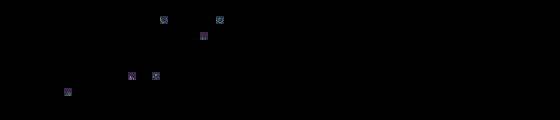

A 2D game scene composited from a Tiled map and its tileset images. What follows is a short description and the map's XML, with each tile layer's data collapsed to a summary:
An orthogonal 70x15 tile map with 8x8 px tiles, 1 tile layer (декор), 4 hidden layers not drawn.

<map version="1.5" tiledversion="1.7.2" orientation="orthogonal" renderorder="right-down" compressionlevel="1" width="70" height="15" tilewidth="8" tileheight="8" infinite="0" nextlayerid="7" nextobjectid="1">
 <editorsettings>
  <chunksize width="64" height="64" />
 </editorsettings>
 <tileset firstgid="1" source="Tileset.tsx" />
 <layer id="4" name="фон" width="70" height="15" visible="0">
  <data>[1050 cells, 1050 non-empty, 6 distinct tile ids]</data>
 </layer>
 <layer id="1" name="основа" width="70" height="15" visible="0">
  <data>[1050 cells, 278 non-empty, 23 distinct tile ids]</data>
 </layer>
 <layer id="5" name="water2" width="70" height="15" visible="0">
  <data>[1050 cells, 15 non-empty, 6 distinct tile ids]</data>
 </layer>
 <layer id="2" name="water1" width="70" height="15" visible="0">
  <data>[1050 cells, 15 non-empty, 5 distinct tile ids]</data>
 </layer>
 <layer id="6" name="декор" width="70" height="15">
  <data>[1050 cells, 6 non-empty, 6 distinct tile ids]</data>
 </layer>
</map>
